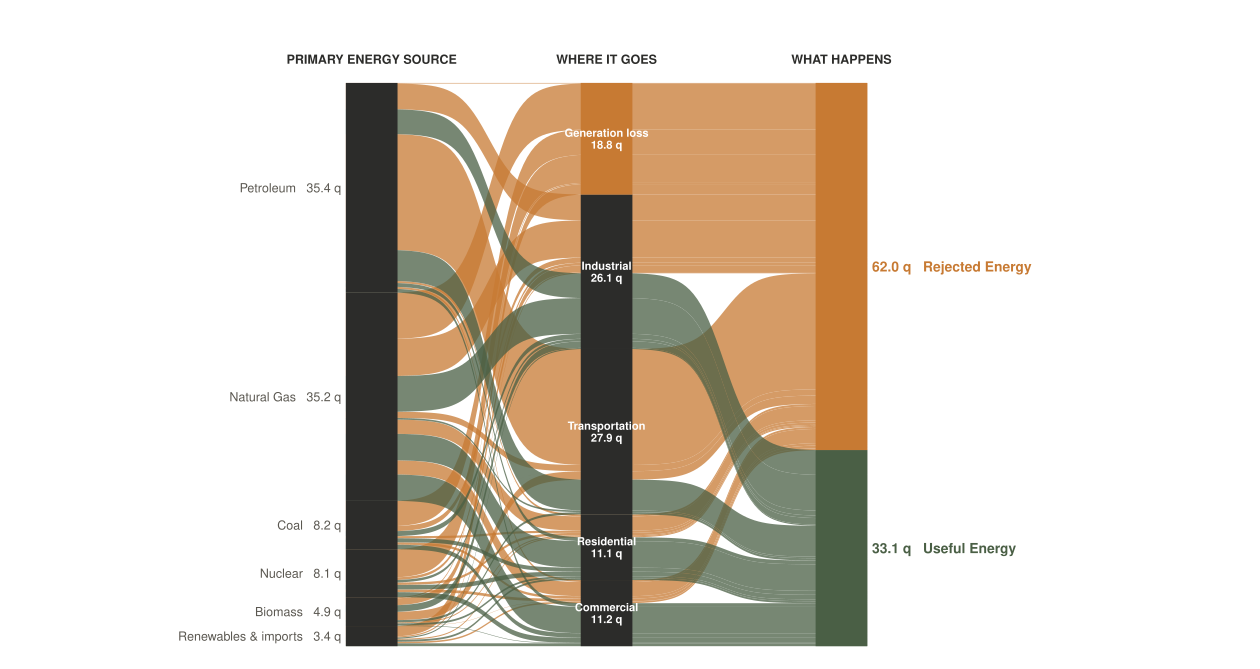

Write R code to recreate this figure.
# Task 8 v5 — US Primary Energy Flow, 2023 (LLNL Sankey, 3-stage).
#
# Changes from v4:
#   * Three stages instead of two: Source → Sector → Useful/Rejected.
#     This is the FULL LLNL Sankey structure and shows the canonical
#     insight that only a Sankey can show: roughly two-thirds of US
#     primary energy never reaches a useful end — it's lost as waste
#     heat in transportation engines and electricity-generation plants.
#   * Color bands by DISPOSITION (sage = useful, terracotta = rejected
#     as heat). The colors carry semantic meaning: sage = productive /
#     calm, terracotta = burned / lost. Replaces v4's single-flow
#     highlight which the user found unclear.
#   * Strata coloured neutral (charcoal) so the band colour carries the
#     entire story.
#   * Electricity routing handled explicitly: each fuel that feeds the
#     grid is split between (a) generation loss and (b) sector-delivered
#     electricity, with the sectoral split using LLNL's Electricity →
#     Sector flows.
#
# Source: LLNL "Estimated U.S. Energy Consumption in 2023: 93.6 Quads",
# Oct 2024. Local files:
#   data/task_08_energy/llnl_us_energy_2023.pdf       (canonical source)
#   data/task_08_energy/llnl_us_energy_2023_flows.csv (parsed flows)
# Sector efficiencies from the LLNL footnote: Residential 65 %,
# Commercial 65 %, Industrial 49 %, Transportation 21 %.

setwd("/Users/alexanderweber/Documents/hsg/6_semester/data_visualization_with_ai")

suppressPackageStartupMessages({
  library(dplyr)
  library(readr)
  library(tidyr)
  library(purrr)
  library(ggplot2)
  library(ggalluvial)
})

source("design_system.R")

chart_family <- ""  # PDF-native fallback; see task_07 notes.

# ---- Read parsed LLNL flows -------------------------------------------
flows_raw <- read_csv("data/task_08_energy/llnl_us_energy_2023_flows.csv",
                      show_col_types = FALSE)

# Split into primary-energy → target rows and electricity → sector rows.
primary_flows  <- flows_raw %>% filter(source != "Electricity")
elec_to_sector <- flows_raw %>% filter(source == "Electricity")

# Sanity: published totals
cat(sprintf("Primary energy total: %.2f quads\n", sum(primary_flows$quads)))
cat(sprintf("Electricity delivered: %.2f quads\n", sum(elec_to_sector$quads)))

# ---- Sector efficiencies (LLNL footnote) -------------------------------
sector_eta <- c(
  Residential    = 0.65,
  Commercial     = 0.65,
  Industrial     = 0.49,
  Transportation = 0.21
)

# ---- Electricity generation efficiency --------------------------------
elec_input <- sum(primary_flows$quads[primary_flows$target == "Electricity"])
elec_delivered <- sum(elec_to_sector$quads)
eta_gen <- elec_delivered / elec_input
cat(sprintf("Electricity gen efficiency: %.1f%% (%.2f delivered / %.2f input)\n",
            100 * eta_gen, elec_delivered, elec_input))

# Sector shares of delivered electricity (e.g. Residential 4.64/13.3)
elec_sector_share <- elec_to_sector$quads
names(elec_sector_share) <- elec_to_sector$target
elec_sector_share <- elec_sector_share / sum(elec_sector_share)

# ---- Aggregate small renewable sources for legibility -----------------
small_sources <- c("Solar", "Hydro", "Wind", "Geothermal",
                   "Net Electricity Imports")
primary_flows <- primary_flows %>%
  mutate(source = if_else(source %in% small_sources,
                          "Renewables & imports", source)) %>%
  group_by(source, target) %>%
  summarise(quads = sum(quads), .groups = "drop")

# ---- Expand each primary flow into 3-stage paths -----------------------
# For direct source→sector flows: split by sector_eta.
# For source→Electricity flows: route to (a) Generation Loss → Rejected
# and (b) sectors → Useful/Rejected with sector_eta.
expand_direct <- function(src, tgt, q) {
  eta <- sector_eta[[tgt]]
  tibble(
    stage1 = c(src, src),
    stage2 = c(tgt, tgt),
    stage3 = c("Useful Energy", "Rejected Energy"),
    quads  = c(q * eta, q * (1 - eta))
  )
}

expand_via_electricity <- function(src, q) {
  # Generation loss
  gen_loss <- tibble(
    stage1 = src,
    stage2 = "Generation loss",
    stage3 = "Rejected Energy",
    quads  = q * (1 - eta_gen)
  )
  # Delivered electricity → sectors
  delivered <- q * eta_gen
  sector_paths <- map_dfr(names(sector_eta), function(s) {
    flow_s <- delivered * elec_sector_share[[s]]
    eta_s  <- sector_eta[[s]]
    tibble(
      stage1 = c(src, src),
      stage2 = c(s, s),
      stage3 = c("Useful Energy", "Rejected Energy"),
      quads  = c(flow_s * eta_s, flow_s * (1 - eta_s))
    )
  })
  bind_rows(gen_loss, sector_paths)
}

paths <- primary_flows %>%
  pmap_dfr(function(source, target, quads) {
    if (target == "Electricity") {
      expand_via_electricity(source, quads)
    } else {
      expand_direct(source, target, quads)
    }
  }) %>%
  group_by(stage1, stage2, stage3) %>%
  summarise(quads = sum(quads), .groups = "drop")

cat("\n--- Path rows (Source × Sector × Disposition) ---\n")
cat("Total paths:", nrow(paths), "\n")
cat(sprintf("Total useful: %.2f quads (LLNL published: 32.1)\n",
            sum(paths$quads[paths$stage3 == "Useful Energy"])))
cat(sprintf("Total rejected: %.2f quads (LLNL published: 61.5)\n",
            sum(paths$quads[paths$stage3 == "Rejected Energy"])))
cat(sprintf("Total: %.2f quads (LLNL published: 93.6)\n",
            sum(paths$quads)))

# ---- Order strata: largest at top --------------------------------------
src_order <- paths %>% group_by(stage1) %>%
  summarise(s = sum(quads), .groups = "drop") %>%
  arrange(desc(s)) %>% pull(stage1)

sector_order <- c("Generation loss", "Industrial", "Transportation",
                  "Residential", "Commercial")
disp_order   <- c("Rejected Energy", "Useful Energy")

paths <- paths %>%
  mutate(
    stage1 = factor(stage1, levels = src_order),
    stage2 = factor(stage2, levels = sector_order),
    stage3 = factor(stage3, levels = disp_order)
  )

# ---- Color scheme (semantic) -------------------------------------------
# Useful = sage (calm, productive), Rejected = terracotta (burned heat).
disp_colors <- c(
  "Useful Energy"  = pg_palette$heritage_red,   # sage
  "Rejected Energy" = pg_palette$copper          # terracotta
)

# Strata: neutral charcoal so band colour carries the entire story.
stratum_fill <- setNames(
  rep(pg_palette$onyx,
      length(src_order) + length(sector_order) + length(disp_order)),
  c(src_order, sector_order, disp_order)
)
stratum_fill["Useful Energy"]    <- pg_palette$heritage_red
stratum_fill["Rejected Energy"]  <- pg_palette$copper
stratum_fill["Generation loss"]  <- pg_palette$copper

# ---- Helpers -----------------------------------------------------------
fmt_q <- function(x) {
  ifelse(x < 1,
         sprintf("%.2f q", x),
         sprintf("%.1f q", x))
}

# ---- Base plot ---------------------------------------------------------
stratum_w <- 0.22

# Sort so the rejected (terracotta) bands draw first and useful (sage)
# bands draw on top — both are storied; the order keeps the chart reads
# consistent (sage = where attention naturally falls).
paths <- paths %>% arrange(stage3)

p_base <- ggplot(paths,
                 aes(axis1 = stage1, axis2 = stage2, axis3 = stage3,
                     y = quads)) +
  geom_alluvium(aes(fill = stage3),
                width = stratum_w, alpha = 0.75,
                knot.pos = 0.4, curve_type = "sigmoid") +
  geom_stratum(width = stratum_w,
               aes(fill = after_stat(stratum)),
               color = NA) +
  scale_fill_manual(values = c(disp_colors, stratum_fill),
                    guide = "none") +
  scale_x_continuous(limits = c(-0.5, 4.7), expand = c(0, 0)) +
  scale_y_continuous(expand = expansion(mult = c(0.02, 0.07))) +
  coord_cartesian(clip = "off") +
  labs(x = NULL, y = NULL) +
  theme_void(base_family = chart_family) +
  theme(plot.margin = margin(t = 14, r = 14, b = 8, l = 14))

# Pull stratum positions for label placement
gb <- ggplot_build(p_base)
strat_layer_idx <- which(sapply(gb$plot$layers,
                                function(l) inherits(l$stat, "StatStratum")))[1]
strat_data <- gb$data[[strat_layer_idx]] %>%
  mutate(y_mid = (ymin + ymax) / 2)

src_pos    <- strat_data %>% filter(x == 1)
sector_pos <- strat_data %>% filter(x == 2)
disp_pos   <- strat_data %>% filter(x == 3)

src_labels <- src_pos %>%
  transmute(
    x = 1 - stratum_w / 2 - 0.02,
    y = y_mid,
    label = paste0(stratum, "   ", fmt_q(count))
  )
sector_labels <- sector_pos %>%
  transmute(
    x = 2,
    y = y_mid,
    label = paste0(stratum, "\n", fmt_q(count))
  )
disp_labels <- disp_pos %>%
  transmute(
    x = 3 + stratum_w / 2 + 0.02,
    y = y_mid,
    label = paste0(fmt_q(count), "   ", stratum),
    color = if_else(stratum == "Useful Energy",
                    pg_palette$heritage_red, pg_palette$copper)
  )

total_q <- sum(paths$quads)

# ---- Final plot --------------------------------------------------------
p <- p_base +
  geom_text(data = src_labels, aes(x = x, y = y, label = label),
            family = chart_family, size = 3.0, color = pg_palette$alloy,
            hjust = 1, vjust = 0.5, inherit.aes = FALSE) +
  geom_text(data = sector_labels, aes(x = x, y = y, label = label),
            family = chart_family, size = 2.8, color = "white",
            fontface = "bold",
            hjust = 0.5, vjust = 0.5, inherit.aes = FALSE,
            lineheight = 0.9) +
  geom_text(data = disp_labels,
            aes(x = x, y = y, label = label, color = color),
            family = chart_family, size = 3.4, fontface = "bold",
            hjust = 0, vjust = 0.5, inherit.aes = FALSE) +
  scale_color_identity() +
  # Column headers
  annotate("text", x = 1, y = total_q + 4,
           label = "PRIMARY ENERGY SOURCE",
           family = chart_family, size = 3.0, fontface = "bold",
           color = pg_palette$onyx, hjust = 0.5) +
  annotate("text", x = 2, y = total_q + 4,
           label = "WHERE IT GOES",
           family = chart_family, size = 3.0, fontface = "bold",
           color = pg_palette$onyx, hjust = 0.5) +
  annotate("text", x = 3, y = total_q + 4,
           label = "WHAT HAPPENS",
           family = chart_family, size = 3.0, fontface = "bold",
           color = pg_palette$onyx, hjust = 0.5)

out_pdf <- "iterations/task_08/v5/energy_sankey_v5.pdf"
ggsave(out_pdf, p, width = 32, height = 17, units = "cm", device = "pdf")
cat("\nSaved:", out_pdf, "\n")
